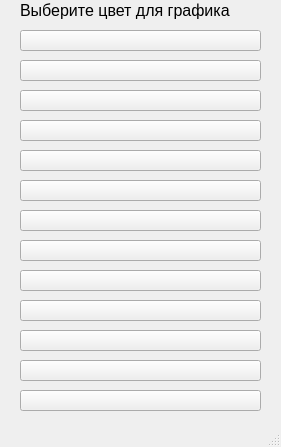
<?xml version="1.0" encoding="UTF-8"?>
<ui version="4.0">
 <class>MainColor</class>
 <widget class="QMainWindow" name="MainColor">
  <property name="geometry">
   <rect>
    <x>0</x>
    <y>0</y>
    <width>281</width>
    <height>447</height>
   </rect>
  </property>
  <property name="windowTitle">
   <string>Выбор цвета</string>
  </property>
  <widget class="QWidget" name="centralwidget">
   <widget class="QPushButton" name="pushButton">
    <property name="geometry">
     <rect>
      <x>20</x>
      <y>30</y>
      <width>241</width>
      <height>21</height>
     </rect>
    </property>
    <property name="text">
     <string/>
    </property>
    <property name="icon">
     <iconset>
      <normaloff>../../1.PNG</normaloff>../../1.PNG</iconset>
    </property>
    <property name="iconSize">
     <size>
      <width>250</width>
      <height>100</height>
     </size>
    </property>
   </widget>
   <widget class="QPushButton" name="pushButton_2">
    <property name="geometry">
     <rect>
      <x>20</x>
      <y>60</y>
      <width>241</width>
      <height>21</height>
     </rect>
    </property>
    <property name="text">
     <string/>
    </property>
    <property name="icon">
     <iconset>
      <normaloff>../../2.PNG</normaloff>../../2.PNG</iconset>
    </property>
    <property name="iconSize">
     <size>
      <width>250</width>
      <height>100</height>
     </size>
    </property>
   </widget>
   <widget class="QPushButton" name="pushButton_3">
    <property name="geometry">
     <rect>
      <x>20</x>
      <y>90</y>
      <width>241</width>
      <height>21</height>
     </rect>
    </property>
    <property name="text">
     <string/>
    </property>
    <property name="icon">
     <iconset>
      <normaloff>../../3.PNG</normaloff>../../3.PNG</iconset>
    </property>
    <property name="iconSize">
     <size>
      <width>250</width>
      <height>100</height>
     </size>
    </property>
   </widget>
   <widget class="QPushButton" name="pushButton_4">
    <property name="geometry">
     <rect>
      <x>20</x>
      <y>120</y>
      <width>241</width>
      <height>21</height>
     </rect>
    </property>
    <property name="text">
     <string/>
    </property>
    <property name="icon">
     <iconset>
      <normaloff>../../4.PNG</normaloff>../../4.PNG</iconset>
    </property>
    <property name="iconSize">
     <size>
      <width>250</width>
      <height>100</height>
     </size>
    </property>
   </widget>
   <widget class="QPushButton" name="pushButton_5">
    <property name="geometry">
     <rect>
      <x>20</x>
      <y>150</y>
      <width>241</width>
      <height>21</height>
     </rect>
    </property>
    <property name="text">
     <string/>
    </property>
    <property name="icon">
     <iconset>
      <normaloff>../../5.PNG</normaloff>../../5.PNG</iconset>
    </property>
    <property name="iconSize">
     <size>
      <width>250</width>
      <height>100</height>
     </size>
    </property>
   </widget>
   <widget class="QPushButton" name="pushButton_6">
    <property name="geometry">
     <rect>
      <x>20</x>
      <y>180</y>
      <width>241</width>
      <height>21</height>
     </rect>
    </property>
    <property name="text">
     <string/>
    </property>
    <property name="icon">
     <iconset>
      <normaloff>../../6.PNG</normaloff>../../6.PNG</iconset>
    </property>
    <property name="iconSize">
     <size>
      <width>250</width>
      <height>100</height>
     </size>
    </property>
   </widget>
   <widget class="QPushButton" name="pushButton_7">
    <property name="geometry">
     <rect>
      <x>20</x>
      <y>210</y>
      <width>241</width>
      <height>21</height>
     </rect>
    </property>
    <property name="text">
     <string/>
    </property>
    <property name="icon">
     <iconset>
      <normaloff>../../7.PNG</normaloff>../../7.PNG</iconset>
    </property>
    <property name="iconSize">
     <size>
      <width>250</width>
      <height>100</height>
     </size>
    </property>
   </widget>
   <widget class="QPushButton" name="pushButton_8">
    <property name="geometry">
     <rect>
      <x>20</x>
      <y>240</y>
      <width>241</width>
      <height>21</height>
     </rect>
    </property>
    <property name="text">
     <string/>
    </property>
    <property name="icon">
     <iconset>
      <normaloff>../../10.PNG</normaloff>../../10.PNG</iconset>
    </property>
    <property name="iconSize">
     <size>
      <width>250</width>
      <height>100</height>
     </size>
    </property>
   </widget>
   <widget class="QPushButton" name="pushButton_9">
    <property name="geometry">
     <rect>
      <x>20</x>
      <y>270</y>
      <width>241</width>
      <height>21</height>
     </rect>
    </property>
    <property name="text">
     <string/>
    </property>
    <property name="icon">
     <iconset>
      <normaloff>../../11.PNG</normaloff>../../11.PNG</iconset>
    </property>
    <property name="iconSize">
     <size>
      <width>250</width>
      <height>100</height>
     </size>
    </property>
   </widget>
   <widget class="QPushButton" name="pushButton_10">
    <property name="geometry">
     <rect>
      <x>20</x>
      <y>300</y>
      <width>241</width>
      <height>21</height>
     </rect>
    </property>
    <property name="text">
     <string/>
    </property>
    <property name="icon">
     <iconset>
      <normaloff>../../12.PNG</normaloff>../../12.PNG</iconset>
    </property>
    <property name="iconSize">
     <size>
      <width>250</width>
      <height>16100</height>
     </size>
    </property>
   </widget>
   <widget class="QLabel" name="label">
    <property name="geometry">
     <rect>
      <x>20</x>
      <y>0</y>
      <width>221</width>
      <height>21</height>
     </rect>
    </property>
    <property name="font">
     <font>
      <pointsize>12</pointsize>
     </font>
    </property>
    <property name="text">
     <string>Выберите цвет для графика</string>
    </property>
   </widget>
   <widget class="QPushButton" name="pushButton_11">
    <property name="geometry">
     <rect>
      <x>20</x>
      <y>330</y>
      <width>241</width>
      <height>21</height>
     </rect>
    </property>
    <property name="text">
     <string/>
    </property>
    <property name="icon">
     <iconset>
      <normaloff>../../13.PNG</normaloff>../../13.PNG</iconset>
    </property>
    <property name="iconSize">
     <size>
      <width>250</width>
      <height>16100</height>
     </size>
    </property>
   </widget>
   <widget class="QPushButton" name="pushButton_12">
    <property name="geometry">
     <rect>
      <x>20</x>
      <y>360</y>
      <width>241</width>
      <height>21</height>
     </rect>
    </property>
    <property name="text">
     <string/>
    </property>
    <property name="icon">
     <iconset>
      <normaloff>../../15.PNG</normaloff>../../15.PNG</iconset>
    </property>
    <property name="iconSize">
     <size>
      <width>250</width>
      <height>16100</height>
     </size>
    </property>
   </widget>
   <widget class="QPushButton" name="pushButton_13">
    <property name="geometry">
     <rect>
      <x>20</x>
      <y>390</y>
      <width>241</width>
      <height>21</height>
     </rect>
    </property>
    <property name="text">
     <string/>
    </property>
    <property name="icon">
     <iconset>
      <normaloff>../../16.PNG</normaloff>../../16.PNG</iconset>
    </property>
    <property name="iconSize">
     <size>
      <width>250</width>
      <height>16100</height>
     </size>
    </property>
   </widget>
  </widget>
  <widget class="QMenuBar" name="menubar">
   <property name="geometry">
    <rect>
     <x>0</x>
     <y>0</y>
     <width>281</width>
     <height>21</height>
    </rect>
   </property>
  </widget>
  <widget class="QStatusBar" name="statusbar"/>
 </widget>
 <resources/>
 <connections/>
</ui>
